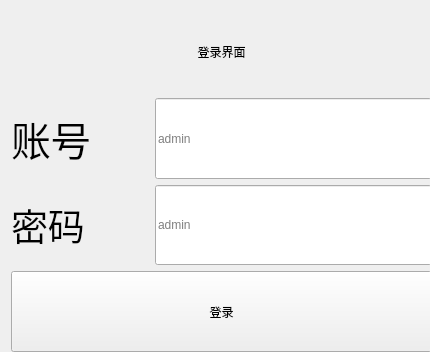
<?xml version="1.0" encoding="UTF-8"?>
<ui version="4.0">
 <class>LoginInterface</class>
 <widget class="QWidget" name="LoginInterface">
  <property name="geometry">
   <rect>
    <x>0</x>
    <y>0</y>
    <width>430</width>
    <height>352</height>
   </rect>
  </property>
  <property name="sizePolicy">
   <sizepolicy hsizetype="Expanding" vsizetype="Expanding">
    <horstretch>0</horstretch>
    <verstretch>0</verstretch>
   </sizepolicy>
  </property>
  <property name="windowTitle">
   <string>Form</string>
  </property>
  <widget class="QWidget" name="">
   <property name="geometry">
    <rect>
     <x>11</x>
     <y>11</y>
     <width>421</width>
     <height>341</height>
    </rect>
   </property>
   <layout class="QGridLayout" name="gridLayout">
    <item row="1" column="0">
     <widget class="QLabel" name="label_2">
      <property name="font">
       <font>
        <family>楷体</family>
        <pointsize>30</pointsize>
       </font>
      </property>
      <property name="text">
       <string>账号</string>
      </property>
     </widget>
    </item>
    <item row="2" column="0">
     <widget class="QLabel" name="label_3">
      <property name="font">
       <font>
        <family>楷体</family>
        <pointsize>28</pointsize>
       </font>
      </property>
      <property name="text">
       <string>密码</string>
      </property>
     </widget>
    </item>
    <item row="1" column="1" colspan="2">
     <widget class="QLineEdit" name="lineEdit_account">
      <property name="sizePolicy">
       <sizepolicy hsizetype="Expanding" vsizetype="Expanding">
        <horstretch>0</horstretch>
        <verstretch>0</verstretch>
       </sizepolicy>
      </property>
      <property name="placeholderText">
       <string>admin</string>
      </property>
     </widget>
    </item>
    <item row="2" column="1" colspan="2">
     <widget class="QLineEdit" name="lineEdit_password">
      <property name="sizePolicy">
       <sizepolicy hsizetype="Expanding" vsizetype="Expanding">
        <horstretch>0</horstretch>
        <verstretch>0</verstretch>
       </sizepolicy>
      </property>
      <property name="placeholderText">
       <string>admin</string>
      </property>
     </widget>
    </item>
    <item row="0" column="0" colspan="3">
     <widget class="QLabel" name="label">
      <property name="sizePolicy">
       <sizepolicy hsizetype="Expanding" vsizetype="Expanding">
        <horstretch>0</horstretch>
        <verstretch>0</verstretch>
       </sizepolicy>
      </property>
      <property name="font">
       <font>
        <family>楷体</family>
       </font>
      </property>
      <property name="text">
       <string>登录界面</string>
      </property>
      <property name="alignment">
       <set>Qt::AlignCenter</set>
      </property>
     </widget>
    </item>
    <item row="3" column="0" colspan="3">
     <widget class="QPushButton" name="pushButton_login">
      <property name="sizePolicy">
       <sizepolicy hsizetype="Expanding" vsizetype="Expanding">
        <horstretch>0</horstretch>
        <verstretch>0</verstretch>
       </sizepolicy>
      </property>
      <property name="text">
       <string>登录</string>
      </property>
     </widget>
    </item>
   </layout>
  </widget>
 </widget>
 <resources/>
 <connections/>
</ui>
